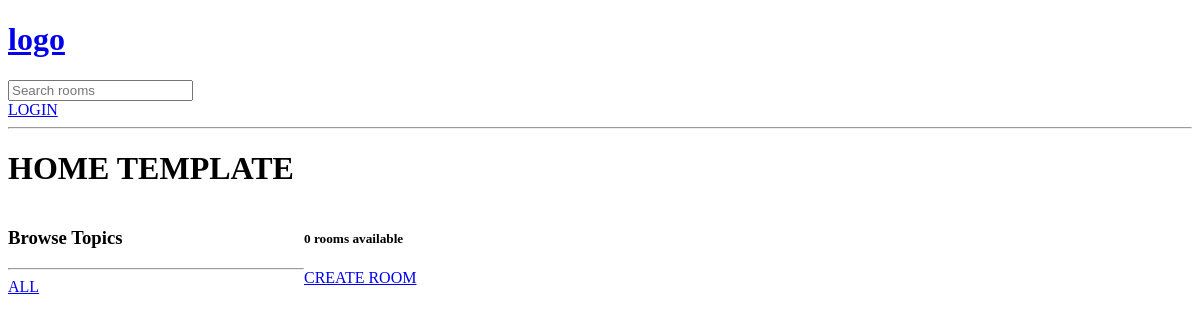
/, run on an earlier commit of the app's database.
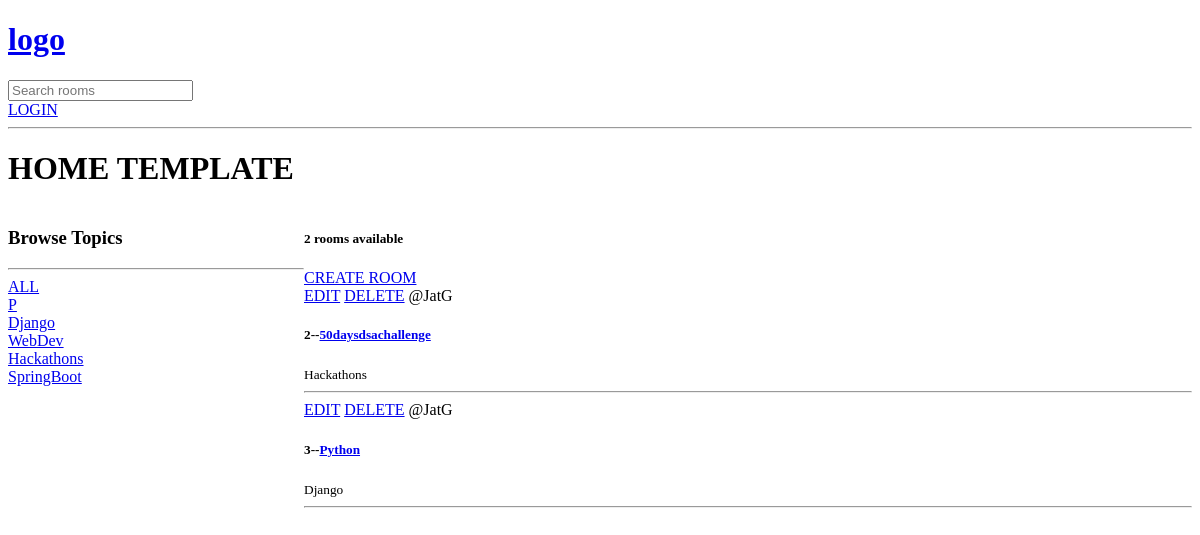
And on a later commit of the database.
### base/models.py (models this page shows, shortened)
class Topic(models.Model):
    name = models.CharField(max_length=200)

class Room(models.Model):
    host =  models.ForeignKey(User, on_delete=models.SET_NULL, null=True)
    topic = models.ForeignKey(Topic, on_delete=models.SET_NULL, null=True)
    name = models.CharField(max_length=200)
    description = models.TextField(null=True, blank=True)  #2nd blan = True is for save mehtod, frist was for database null=True wla
    updated = models.DateTimeField(auto_now=True)
    created = models.DateTimeField(auto_now_add=True, editable=False)   #inital time stamp hi store rhegi
    class Meta:
        ordering = ['-updated', '-created']  # newest room will be last

### base/views.py (the view)
# urls.py: path('', views.home, name="home"),
def home(request):
    q = request.GET.get('q') if request.GET.get('q')!=None else ''
    rooms = Room.objects.filter(
        Q(topic__name__contains=q) |
        Q(name__icontains=q) |
        Q(description__icontains=q))  #this will make it responsive to every search
    topics = Topic.objects.all()
    room_count = rooms.count()  #works faster thsn len in python
    context = {'rooms':rooms, 'topics': topics, 'room_count':room_count}  # isko link kiya home.html se sidebar case
    return render(request, 'base/home.html', context)  #2nd rooms means what value we pass

### base/templates/base/home.html (shortened to what this page needs)
{% extends 'main.html' %}
    {% block content %}
    <h1>HOME TEMPLATE</h1>
<div class="home-container">
    <div>
        <h3>Browse Topics</h3>
        <hr>
        <div>
            <a href="{% url 'home' %}">ALL</a>
        </div>
        {% for topic in topics %}
            <div>
            <a href="{% url 'home' %}?q={{topic.name}}">{{topic.name}}</a>
            </div>
        {% endfor %}
    </div>
    <div>
        <h5>{{room_count}} rooms available</h5>
        <a href="{% url 'create-room' %}">CREATE ROOM</a>
        <div>
            {% for room in rooms %}
            <div>
                <a href="{% url 'update-room' room.id  %}">EDIT</a>
                <a href="{% url 'delete-room' room.id  %}">DELETE</a>
                <span>@{{room.host.username}}</span>
                <h5>{{room.id}}--<a href="{% url 'room' room.id %}">{{room.name}}</h5></a>
                <small>{{room.topic.name}}</small>
                <hr>
            </div>
            {% endfor %}
        </div>
    </div>
</div>
{% endblock content %}

### templates/main.html (shortened to what this page needs)
<!DOCTYPE html>
<html lang="en">
<head>
</head>
<body>
    {% include 'navbar.html' %}
    {% block content %}{% endblock content %}
</body>
</html>

### templates/navbar.html
<a href="/">
    <h1>logo</h1>
</a>
<form method="GET" action="{% url 'home' %}">
    <input type="text" name="q" placeholder="Search rooms">
</form>
<a href="{% url 'login' %}">LOGIN</a>
<hr>

### base/templates/base/home.html (style rules this page uses)
.home-container { display: grid; grid-template-columns: 1fr 3fr; }

What changed in the data, as far as the page shows it:
added Topic: name "P"
added Topic: name "Django"
added Topic: name "WebDev"
added Topic: name "Hackathons"
added Topic: name "SpringBoot"
added Room: host.username "JatG", id "2", name "50daysdsachallenge", topic.name "Hackathons"
added Room: host.username "JatG", id "3", name "Python", topic.name "Django"
Also different on the page:
{{ room_count }}: "0" → "2"
